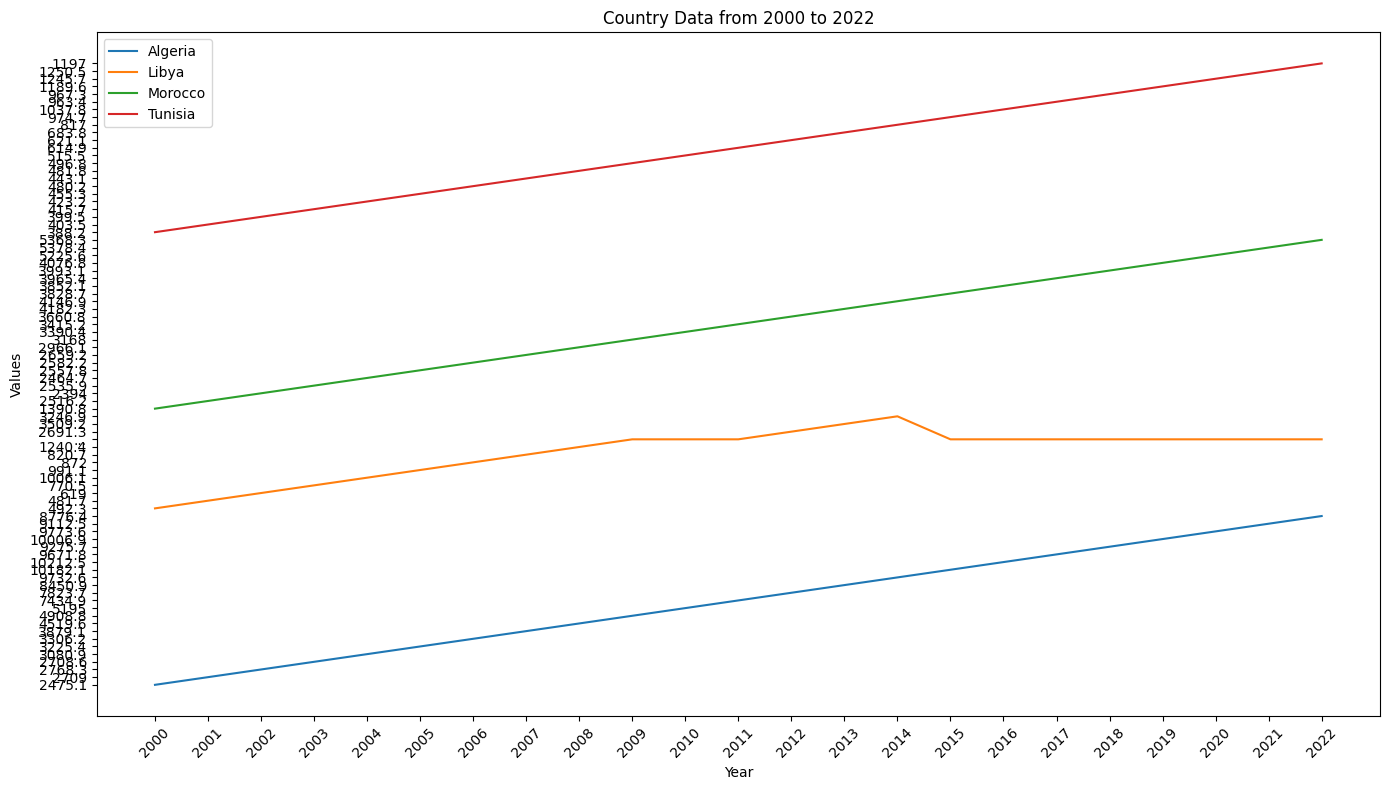

Reproduce this figure in Python.
import pandas as pd
import numpy as np

df=pd.read_csv('SIPRI-Milex-data-1949-2022.csv', index_col=None, header=0)
df

df.head()

df.set_index('Country',inplace=True)

df

df=df.transpose()

df

import matplotlib.pyplot as plt

plt.figure(figsize=(14,8))
plt.plot(df.index, df['Algeria'], label='Algeria')
plt.plot(df.index, df['Libya'], label='Libya')
plt.plot(df.index, df['Morocco'], label='Morocco')
plt.plot(df.index, df['Tunisia'], label='Tunisia')
plt.title('Country Data from 2000 to 2022')
plt.xlabel('Year')
plt.xticks(rotation=45)  # Rotate x-axis labels for better readability
plt.ylabel('Values')


plt.legend()

# Show the plot
plt.tight_layout()  # Adjust layout to make room for rotated x-axis labels
plt.show()
